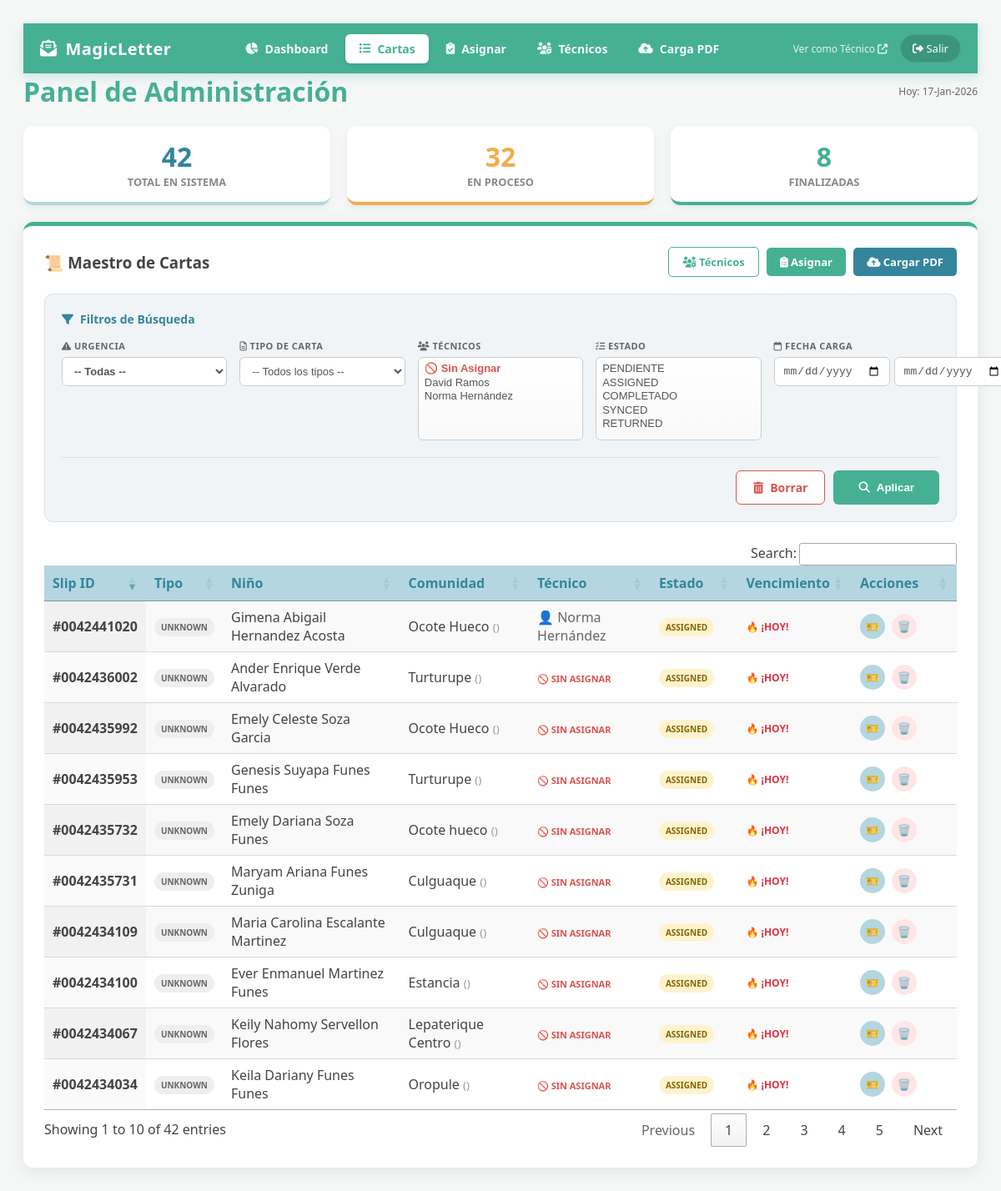
The page /admin/admin_panel.php (signed in) on the database its author committed.
### tables this page shows
CREATE TABLE `letters` (
  `id` int NOT NULL AUTO_INCREMENT,
  `local_id` varchar(50) DEFAULT NULL,
  `slip_id` varchar(50) DEFAULT NULL,
  `community_id` varchar(50) DEFAULT NULL,
  `child_code` varchar(50) NOT NULL,
  `child_nbr` varchar(100) DEFAULT NULL,
  `child_name` varchar(255) DEFAULT NULL,
  `birthdate` varchar(20) DEFAULT NULL,
  `sex` char(1) DEFAULT NULL,
  `village` varchar(255) DEFAULT NULL,
  `contact_id` varchar(300) DEFAULT NULL,
  `ia_id` varchar(300) DEFAULT NULL,
  `contact_name` varchar(255) DEFAULT NULL,
  `status` varchar(20) NOT NULL DEFAULT 'ASSIGNED',
  `tech_id` int DEFAULT NULL,
  `assigned_at` timestamp NULL DEFAULT NULL,
  `assigned_to_user_id` int DEFAULT NULL,
  `text_feelings` text,
  `created_at` datetime NOT NULL,
  `due_date` varchar(20) DEFAULT NULL,
  `updated_at` datetime DEFAULT NULL,
  `final_message` text,
  `return_reason` text,
  PRIMARY KEY (`id`),
  UNIQUE KEY `local_id` (`local_id`),
  KEY `assigned_to_user_id` (`assigned_to_user_id`),
  CONSTRAINT `letters_ibfk_1` FOREIGN KEY (`assigned_to_user_id`) REFERENCES `usuarios` (`id`) ON DELETE SET NULL
);

CREATE TABLE `technicians` (
  `id` int NOT NULL AUTO_INCREMENT,
  `full_name` varchar(100) NOT NULL,
  `phone` varchar(20) DEFAULT NULL,
  `community_assigned` varchar(100) DEFAULT NULL,
  `status` enum('ACTIVO','INACTIVO') DEFAULT 'ACTIVO',
  `created_at` timestamp NULL DEFAULT CURRENT_TIMESTAMP,
  PRIMARY KEY (`id`)
);

### admin/admin_panel.php (the view, shortened to what this page needs)
<?php
require '../db_config.php';
$tecnicos_lista = $pdo->query("SELECT id, full_name FROM technicians ORDER BY full_name")->fetchAll(PDO::FETCH_ASSOC);
$estados_lista  = ['PENDIENTE', 'ASSIGNED', 'COMPLETADO', 'SYNCED', 'RETURNED'];
$f_upload_start = $_GET['upload_start'] ?? '';
$f_upload_end   = $_GET['upload_end'] ?? '';
$f_tech_ids     = $_GET['tech_ids'] ?? [];
$f_statuses     = $_GET['statuses'] ?? [];
$hay_filtros = !empty(array_filter($_GET));
$where_clauses = ["1=1"];
$params = [];
$sql_where = implode(" AND ", $where_clauses);
$sql = "SELECT l.*, t.full_name as tech_name
        FROM letters l
        LEFT JOIN technicians t ON l.tech_id = t.id
        WHERE $sql_where
        ORDER BY l.id DESC";
$stmt = $pdo->prepare($sql);
$stmt->execute($params);
$cartas = $stmt->fetchAll(PDO::FETCH_ASSOC);
$stats_res = $pdo->query("SELECT
    COUNT(*) as total,
    SUM(CASE WHEN status IN ('PENDIENTE','ASSIGNED') THEN 1 ELSE 0 END) as pendientes,
    SUM(CASE WHEN status IN ('COMPLETADO','SYNCED') THEN 1 ELSE 0 END) as completadas
    FROM letters")->fetch(PDO::FETCH_ASSOC);
$total = $stats_res['total'];
$pendientes = $stats_res['pendientes'];
$completadas = $stats_res['completadas'];
?>
<!DOCTYPE html>
<html lang="es">
<head>
    <link rel="stylesheet" href="https://cdnjs.cloudflare.com/ajax/libs/font-awesome/6.4.0/css/all.min.css">
    <link rel="stylesheet" href="https://cdn.datatables.net/1.13.6/css/jquery.dataTables.min.css">
    <link rel="stylesheet" href="https://cdn.datatables.net/buttons/2.4.1/css/buttons.dataTables.min.css">
</head>
<body>
<?php include 'navbar.php'; ?>
<div class="container">
    <div style="display:flex; justify-content:space-between; align-items:center; margin-bottom:20px;">
        <h1 style="color:var(--color-primary); margin:0; font-weight:800;">Panel de Administración</h1>
        <small style="color:#666; font-size:12px;">Hoy: <?= date('d-M-Y') ?></small>
    </div>
    <div class="stats-grid">
        <div class="stat-card">
            <div class="stat-number"><?= $total ?></div>
            <div class="stat-label">Total en Sistema</div>
        </div>
        <div class="stat-card pending">
            <div class="stat-number" style="color:#f0ad4e;"><?= $pendientes ?></div>
            <div class="stat-label">En Proceso</div>
        </div>
        <div class="stat-card done">
            <div class="stat-number" style="color:#46B094;"><?= $completadas ?></div>
            <div class="stat-label">Finalizadas</div>
        </div>
    </div>
    <div class="main-card">
        <div class="header">
            <h3 style="margin:0;">📜 Maestro de Cartas</h3>
            <div>
                <a href="tecnicos.php" class="menu-btn btn-outline"><i class="fa-solid fa-users-gear"></i> Técnicos</a>
                <a href="asignaciones.php" class="menu-btn btn-blue"><i class="fa-solid fa-clipboard-list"></i> Asignar</a>
                <a href="revisar_carga.php" class="menu-btn btn-blue" style="background:var(--color-support);"><i class="fa-solid fa-cloud-arrow-up"></i> Cargar PDF</a>
            </div>
        </div>
        <form class="filter-panel" method="GET">
            <div class="filter-title"><i class="fa-solid fa-filter"></i> Filtros de Búsqueda</div>
            <div class="filter-grid">
                <div class="filter-group">
                    <span class="filter-label"><i class="fa-solid fa-triangle-exclamation"></i> Urgencia</span>
                    <select name="urgency" class="input-control" style="font-weight:bold;">
                        <option value="">-- Todas --</option>
                    </select>
                </div>
                <div class="filter-group">
                    <span class="filter-label"><i class="fa-regular fa-file-lines"></i> Tipo de Carta</span>
                    <select name="letter_type" class="input-control">
                        <option value="">-- Todos los tipos --</option>
                    </select>
                </div>
                <div class="filter-group">
                    <span class="filter-label"><i class="fa-solid fa-users"></i> Técnicos</span>
                    <select name="tech_ids[]" class="input-control" multiple>
                        <option value="unassigned" <?= (in_array('unassigned', $f_tech_ids)) ? 'selected' : '' ?> style="color:#d9534f; font-weight:bold;">🚫 Sin Asignar</option>
                        <?php foreach($tecnicos_lista as $t): ?>
                            <option value="<?= $t['id'] ?>" <?= (in_array($t['id'], $f_tech_ids)) ? 'selected' : '' ?>><?= htmlspecialchars($t['full_name']) ?></option>
                        <?php endforeach; ?>
                    </select>
                </div>
                <div class="filter-group">
                    <span class="filter-label"><i class="fa-solid fa-list-check"></i> Estado</span>
                    <select name="statuses[]" class="input-control" multiple>
                        <?php foreach($estados_lista as $st): ?>
                            <option value="<?= $st ?>" <?= (in_array($st, $f_statuses)) ? 'selected' : '' ?>><?= $st ?></option>
                        <?php endforeach; ?>
                    </select>
                </div>
                <div class="filter-group">
                    <span class="filter-label"><i class="fa-regular fa-calendar"></i> Fecha Carga</span>
                    <div style="display:flex; gap:5px; align-items:center;">
                        <input type="date" name="upload_start" class="input-control" value="<?= $f_upload_start ?>">
                        <input type="date" name="upload_end" class="input-control" value="<?= $f_upload_end ?>">
                    </div>
                </div>
            </div>
            <div class="filter-actions">
                <a href="admin_panel.php" class="btn-reset <?= !$hay_filtros ? 'disabled' : '' ?>"><i class="fa-solid fa-trash-can"></i> Borrar</a>
                <button type="submit" class="btn-filter"><i class="fa-solid fa-magnifying-glass"></i> Aplicar</button>
            </div>
        </form>
        <table id="tablaCartas" class="display" style="width:100%">
            <thead>
                <tr>
                    <th>Slip ID</th>
                    <th>Tipo</th>
                    <th>Niño</th>
                    <th>Comunidad</th>
                    <th>Técnico</th>
                    <th>Estado</th>
                    <th>Vencimiento</th> <th>Acciones</th>
                </tr>
            </thead>
            <tbody>
                <?php
                foreach($cartas as $c):
                    $typeClass = 'type-unknown';
                    $typeShort = 'Unknown';
                    $statusClass = 'badge-pending';
                    if($c['status'] == 'COMPLETADO' || $c['status'] == 'SYNCED') $statusClass = 'badge-done';
                    if($c['status'] == 'RETURNED') $statusClass = 'badge-return';
                    $countdownText = "-";
                    $countdownClass = "";
                    $days = 0;
                    if (in_array($c['status'], ['PENDIENTE', 'ASSIGNED'])) {
                        if ($days < 0) {
                            $countdownText = "⚠️ Vencida (" . abs($days) . "d)";
                            $countdownClass = "cd-red";
                        } elseif ($days == 0) {
                            $countdownText = "🔥 ¡HOY!";
                            $countdownClass = "cd-red";
                        } elseif ($days <= 3) {
                            $countdownText = "⏳ " . $days . " días";
                            $countdownClass = "cd-orange";
                        } else {
                            $countdownText = $days . " días";
                            $countdownClass = "cd-green";
                        }
                    } elseif (in_array($c['status'], ['COMPLETADO', 'SYNCED'])) {
                        $countdownText = "✔️ Entregada";
                        $countdownClass = "cd-green";
                    }
                ?>
                <tr>
                    <td><strong>#<?= htmlspecialchars($c['slip_id']) ?></strong></td>
                    <td><span class="badge <?= $typeClass ?>"><?= $typeShort ?></span></td>
                    <td><?= htmlspecialchars($c['child_name']) ?></td>
                    <td><?= htmlspecialchars($c['village']) ?> <small style="color:#999;">(<?= $c['community_id'] ?>)</small></td>
                    <td style="color:#666;"><?= $c['tech_name'] ? '👤 '.$c['tech_name'] : '<span style="color:#d9534f; font-weight:bold; font-size:11px;">🚫 SIN ASIGNAR</span>' ?></td>
                    <td><span class="badge <?= $statusClass ?>"><?= $c['status'] ?></span></td>
                    <td>
                        <div class="countdown <?= $countdownClass ?>"><?= $countdownText ?></div>
                    </td>
                    <td>
                        <div style="display:flex; gap:8px;">
                            <button class="btn-icon" style="background:var(--color-accent); color:var(--color-support);" onclick='verTarjeta(<?= json_encode($c) ?>)' title="Ver Ticket">🎫</button>
                            <button class="btn-icon btn-delete" onclick="borrarCarta(<?= $c['id'] ?>)" title="Eliminar Carta">🗑️</button>
                        </div>
                    </td>
                </tr>
                <?php endforeach; ?>
            </tbody>
        </table>
    </div>
</div>
</body>
</html>

### admin/admin_panel.php (style rules this page uses)
:root { --color-primary: #46B094; --color-support: #34859B; --color-accent: #B4D6E0; --color-bg: #f4f7f6; --color-danger: #dc3545; --color-warning: #f0ad4e; --color-success: #28a745; }
body { font-family: 'Segoe UI', sans-serif; background: var(--color-bg); padding: 20px; color: #444; }
.container { max-width: 1550px; margin: auto; }
.stats-grid { display: grid; grid-template-columns: repeat(3, 1fr); gap: 20px; margin-bottom: 20px; }
.stat-card { background: white; padding: 15px; border-radius: 12px; text-align: center; box-shadow: 0 4px 10px rgba(0,0,0,0.05); border-bottom: 4px solid var(--color-accent); }
.stat-number { font-size: 2em; font-weight: 800; color: var(--color-support); }
.stat-label { font-weight: 600; color: #888; text-transform: uppercase; font-size: 0.8em; }
.stat-card.pending { border-color: #f0ad4e; }
.stat-card.done { border-color: var(--color-primary); }
.main-card { background: white; padding: 25px; border-radius: 12px; box-shadow: 0 4px 20px rgba(0,0,0,0.08); border-top: 5px solid var(--color-primary); }
.header { display: flex; justify-content: space-between; align-items: center; margin-bottom: 20px; }
.filter-panel { background: #f1f4f6; border: 1px solid #dce1e6; padding: 20px; border-radius: 10px; margin-bottom: 25px; }
.filter-title { font-size: 14px; font-weight: 700; color: var(--color-support); margin-bottom: 15px; display:flex; align-items:center; gap:8px; }
.filter-grid { display: grid; grid-template-columns: repeat(auto-fit, minmax(180px, 1fr)); gap: 15px; align-items: start; }
.filter-group { display: flex; flex-direction: column; gap: 6px; }
.filter-label { font-size: 11px; font-weight: 700; color: #666; text-transform: uppercase; letter-spacing: 0.5px; }
.input-control { padding: 8px 10px; border: 1px solid #ccc; border-radius: 6px; font-size: 13px; color: #555; width: 100%; box-sizing: border-box; background: white; }
select[multiple] { height: 100px; padding: 5px; overflow-y: auto; background-image: linear-gradient(to bottom, #fff 0%, #f9f9f9 100%); }
.filter-actions { display: flex; gap: 10px; margin-top: 20px; padding-top: 15px; border-top: 1px solid #e0e0e0; justify-content: flex-end; }
.btn-filter { background: var(--color-primary); color: white; border: none; padding: 10px 30px; border-radius: 6px; font-weight: bold; cursor: pointer; display: flex; align-items: center; gap: 8px; }
.btn-reset { background: white; border: 1px solid #d9534f; color: #d9534f; padding: 10px 20px; border-radius: 6px; text-decoration: none; font-size: 14px; font-weight: 600; display: flex; align-items: center; gap: 8px; }
.menu-btn { text-decoration: none; padding: 8px 16px; border-radius: 5px; font-weight: bold; font-size: 13px; display: inline-block; margin-left: 5px; }
.btn-blue { background: var(--color-primary); color: white; }
.btn-outline { border: 1px solid var(--color-primary); color: var(--color-primary); background: white; }
table.dataTable thead th { background-color: var(--color-accent); color: var(--color-support); font-weight: 700; border-bottom: 2px solid white; padding: 12px; }
.badge { padding: 4px 8px; border-radius: 20px; font-size: 10px; font-weight: 800; display: inline-block; text-transform: uppercase; }
.badge-pending { background: #fff3cd; color: #856404; }
.type-unknown { background: #eee; color: #666; }
.countdown { font-weight: bold; font-size: 12px; }
.cd-red { color: var(--color-danger); }
.btn-icon { width: 30px; height: 30px; border-radius: 50%; display: flex; align-items: center; justify-content: center; border: none; cursor: pointer; transition: transform 0.2s; text-decoration: none; font-size: 13px; }
.btn-delete { background: #ffe6e6; color: var(--color-danger); }

### admin/navbar.php (style rules this page uses)
:root { --color-identity: #46B094; --color-support: #34859B; --color-accent: #B4D6E0; }

### rows shown on the page
letters: slip "0042435953", typeShort "UNKNOWN", child_name "Genesis Suyapa Funes Funes", village "Turturupe", shows "🚫 SIN ASIGNAR", status "ASSIGNED", countdownText "🔥 ¡HOY!"
letters: slip "0042436002", typeShort "UNKNOWN", child_name "Ander Enrique Verde Alvarado", village "Turturupe", shows "🚫 SIN ASIGNAR", status "ASSIGNED", countdownText "🔥 ¡HOY!"
letters: slip "0042435732", typeShort "UNKNOWN", child_name "Emely Dariana Soza Funes", village "Ocote hueco", shows "🚫 SIN ASIGNAR", status "ASSIGNED", countdownText "🔥 ¡HOY!"
letters: slip "0042435992", typeShort "UNKNOWN", child_name "Emely Celeste Soza Garcia", village "Ocote Hueco", shows "🚫 SIN ASIGNAR", status "ASSIGNED", countdownText "🔥 ¡HOY!"
letters: slip "0042434100", typeShort "UNKNOWN", child_name "Ever Enmanuel Martinez Funes", village "Estancia", shows "🚫 SIN ASIGNAR", status "ASSIGNED", countdownText "🔥 ¡HOY!"
letters: slip "0042435731", typeShort "UNKNOWN", child_name "Maryam Ariana Funes Zuniga", village "Culguaque", shows "🚫 SIN ASIGNAR", status "ASSIGNED", countdownText "🔥 ¡HOY!"
letters: slip "0042434034", typeShort "UNKNOWN", child_name "Keila Dariany Funes Funes", village "Oropule", shows "🚫 SIN ASIGNAR", status "ASSIGNED", countdownText "🔥 ¡HOY!"
letters: slip "0042441020", typeShort "UNKNOWN", child_name "Gimena Abigail Hernandez Acosta", village "Ocote Hueco", technicians.full_name "Norma Hernández", status "ASSIGNED", countdownText "🔥 ¡HOY!"
letters: slip "0042434067", typeShort "UNKNOWN", child_name "Keily Nahomy Servellon Flores", village "Lepaterique Centro", shows "🚫 SIN ASIGNAR", status "ASSIGNED", countdownText "🔥 ¡HOY!"
letters: slip "0042434109", typeShort "UNKNOWN", child_name "Maria Carolina Escalante Martinez", village "Culguaque", shows "🚫 SIN ASIGNAR", status "ASSIGNED", countdownText "🔥 ¡HOY!"

### other values the page prints
$total "42"
$pendientes "32"
$completadas "8"
